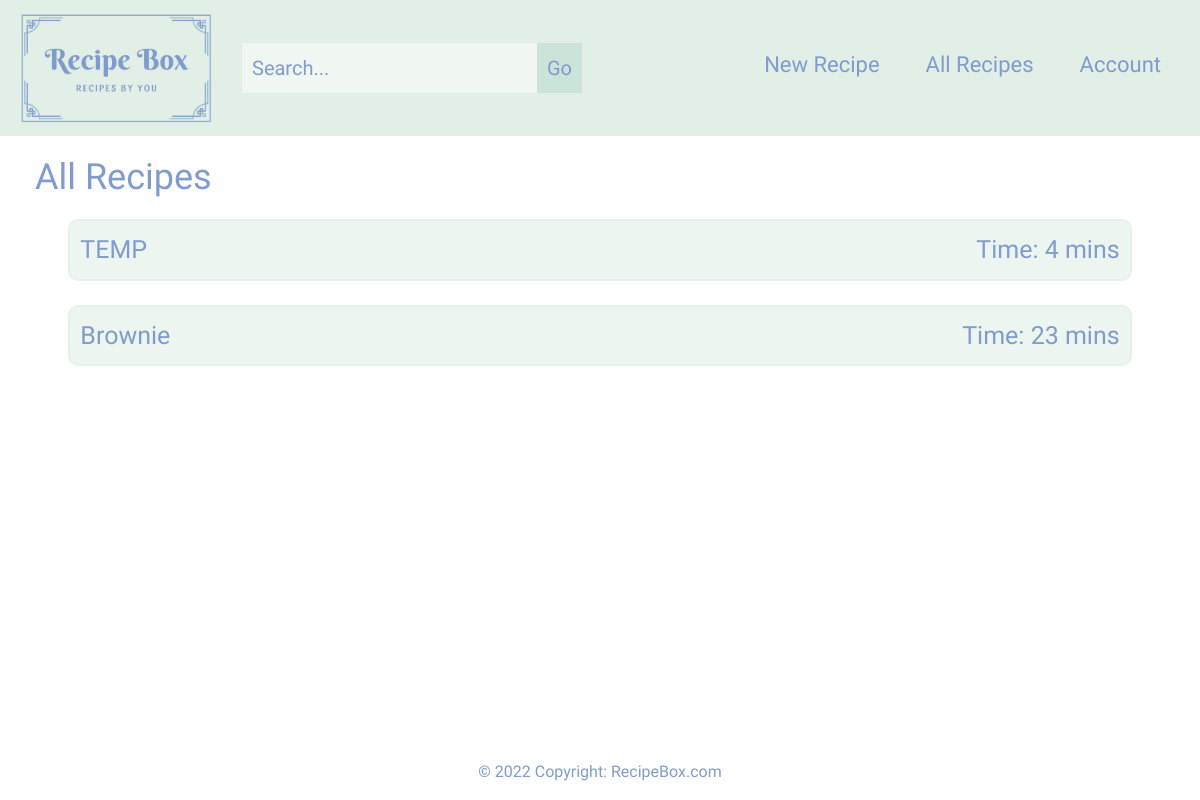
The page /all_recipes/ (signed in) on the database as committed earlier.
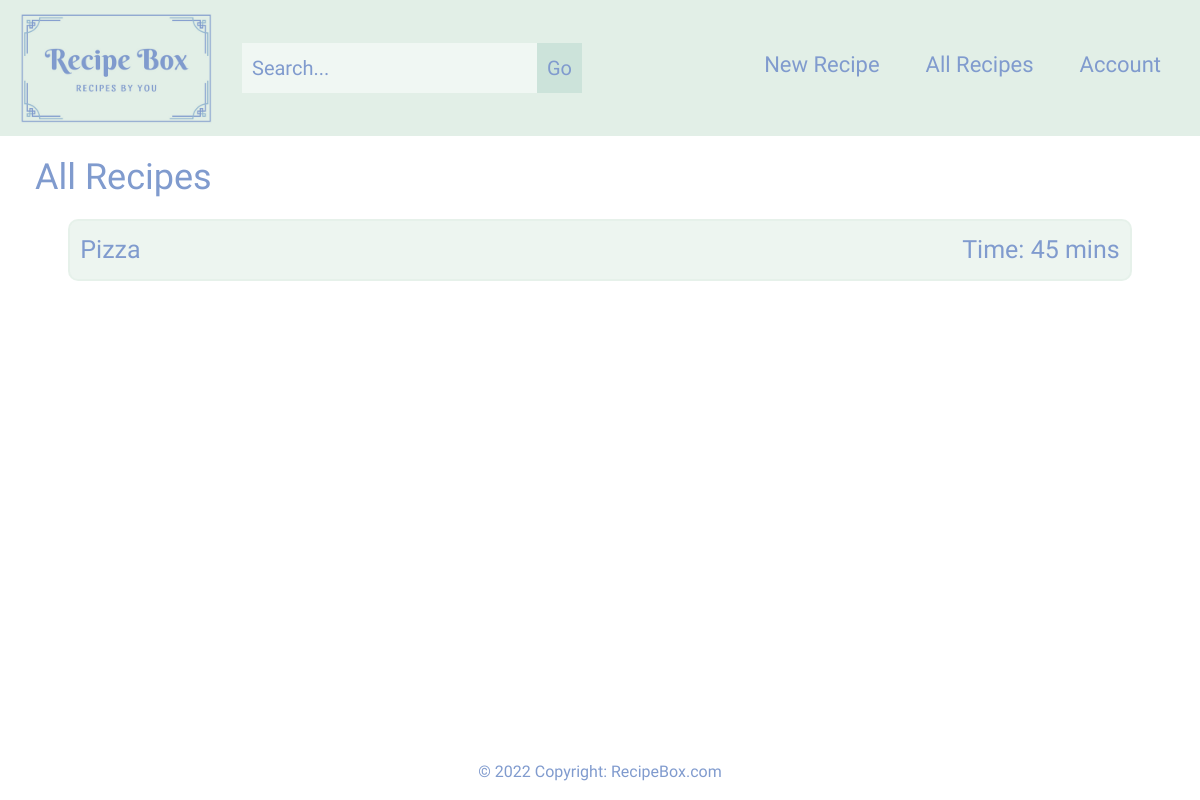
The same page on the database as committed later.
### base/models.py (models this page shows, shortened)
class Recipe(models.Model):
    user = models.ForeignKey(settings.AUTH_USER_MODEL, on_delete=models.CASCADE)
    name = models.CharField(max_length = 150)
    slug = models.SlugField(blank=True, null=True)
    time_to_make = models.CharField(max_length = 25, default=0)
    timestamp = models.DateTimeField(auto_now_add=True)
    updated = models.DateTimeField(auto_now=True)
    section = models.ForeignKey(Section, related_name='recipes', on_delete=models.PROTECT, null=True)
    pinned = models.BooleanField(default=False)
    class Meta:
        verbose_name = ('Recipe')
        verbose_name_plural = ('Recipes')
    '''
    def __str__(self):
        return self.name

    def save(self, *args, **kwargs):
        if self.slug is None:
            self.slug = slugify(self.name)
        super().save(*args, **kwargs)
    '''
    def get_absolute_url(self):
        return reverse("individual_recipe", kwargs={"title": self.name})

### base/views.py (the view)
# urls.py: path("all_recipes/", views.all_recipes, name="all_recipes"),
@login_required
def all_recipes(request):
    recipe_qs = Recipe.objects.filter(user=request.user)
    context = {
        "recipe_list": recipe_qs,
    }
    return render(request, "all_recipes.html", context)

### templates/all_recipes.html (shortened to what this page needs)
{% extends "base.html" %}
{% block page_content %}
<section id="all-recipes">
    <h2>All Recipes</h2>
    <div class="row all-recipes-row">
        {% for x in recipe_list %}
        <div class="col-sm-11 all-sections">
            <p class="all-recipes-text"><a class="col-link" href="{{ x.get_absolute_url }}">{{ x.name }}</a></p>
            <p class="all-recipes-text">Time: {{ x.time_to_make }} mins</p>
        </div>
        {% endfor %}
    </div>
</section>
{% endblock %}

### templates/base.html (shortened to what this page needs)
{% load static %}
<!doctype html>
<html lang="en">
  <head>
    <link rel="stylesheet" href="https://cdn.jsdelivr.net/npm/bootstrap@4.1.3/dist/css/bootstrap.min.css">
    <link rel="stylesheet" type="text/css" href="{% static 'styles/style.css' %}">
  </head>
  <body>
  <nav class="navbar navbar-expand-lg container-fluid justify-content-between py-md-2">
    <a class="navbar-brand" href="/">
      <img src="{% static 'img/logo.png' %}" width="200" height="120">
    </a>
    <div class="collapse navbar-collapse menu" id="main-navigation">
      <form class="form-inline searchbar mr-auto" action="{% url 'search_results' %}" method="get" class="collapse navbar-collapse menu" id="main-navigation">
        <input name="q" type="search" placeholder="Search..." aria-label="Search">
        <button type="submit">Go</button>
      </form>
      <ul class="navbar-nav">
            <li class="nav-item py-md-2">
              <a class="nav-link" href="/recipe">New Recipe</a>
            </li>
            <li class="nav-item py-md-2">
              <a class="nav-link" href="/all_recipes">All Recipes</a>
            </li>
            <li class="nav-item py-md-2">
              <a class="nav-link" href="/account">Account</a>
            </li>
        </ul>
    </div>
</nav>
  <div class="container-fluid page-content">
    {% block page_content %}{% endblock %}
  </div>
<footer class="page-footer font-small">
  <div class="footer-copyright">© 2022 Copyright:
    <a class="web-link" href="/"> RecipeBox.com</a>
  </div>
</footer>
  </body>
</html>

### static/styles/style.css (style rules this page uses)
body, #landing { padding: 0; margin: 0; background: #ffff; font-family: 'Sansita', sans-serif; position: relative; min-height: 100vh; }
.page-content { padding-bottom: 2.5rem; }
button, button:active, button:focus { outline: none; }
.navbar { background: #e2efe7; margin: 0; padding: 8; }
.navbar-brand { padding: 0; }
.nav-link { height: 50px; font-size: 22px; padding: 5px; margin-left: 15px; margin-right: 15px; }
.nav-link, .navbar button { color: #809bce; }
.navbar button { height: 50px; font-size: 20px; padding: 10px; cursor: pointer; background: rgba(184, 216, 205, 0.5); }
.menu input[type=search], .navbar button { border: none; outline: none; }
.menu input[type=search] { background: rgba(255, 255, 255, 0.5); padding: 10px; }
.searchbar { margin: 10px; }
.navbar-collapse { justify-content: flex-end; }
footer { position: absolute; bottom: 0; height: 2.5rem; width: 100%; text-align: center; color: #809bce; }
.web-link:link { text-decoration: none; }
.web-link { color: #809bce; }
.col-link { color: #809bce; }
.col-link:link, .pinned-link:link { text-decoration: none; }
#new-section, #new-recipe, #all-recipes, #search, #individual-section { margin: 20px; color: #809bce; font-size: 22px; }
#new-section h2, #new-recipe h2, #all-recipes h2, #search h2, #individual-section h2 { font-size: 36px; }
button, button[type=submit] { border: none; outline: none; cursor: pointer; }
.all-recipes-row, .search-row, .individual-section-row { display: flex; justify-content: center; }
.all-sections, .search-sections, .individual-sections { border: 2px solid rgba(226, 239, 231, 0.6); color: #809bce; background-color: rgba(226, 239, 231, 0.6); font-size: 25px; margin: 12px; border-radius: 10px; display: flex; justify-content: space-between; align-items: center; padding: 10px; }
.all-recipes-text, .search-text, .individual-section-text { margin: 0; }
.all-recipes-row, .search-row { display: flex; justify-content: center; }
.all-sections, .search-sections { border: 2px solid rgba(226, 239, 231, 0.6); color: #809bce; background-color: rgba(226, 239, 231, 0.6); font-size: 25px; margin: 12px; border-radius: 10px; display: flex; justify-content: space-between; align-items: center; padding: 10px; }

Rows that differ between the two databases and show on the page:
removed Recipe: name "TEMP", time_to_make "4"
removed Recipe: name "Brownie", time_to_make "23"
added Recipe: name "Pizza", time_to_make "45"
